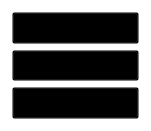
   <widget class="QFrame" name="frame_8">
    <property name="geometry">
     <rect>
      <x>1760</x>
      <y>40</y>
      <width>151</width>
      <height>131</height>
     </rect>
    </property>
    <property name="sizePolicy">
     <sizepolicy hsizetype="Preferred" vsizetype="Preferred">
      <horstretch>0</horstretch>
      <verstretch>0</verstretch>
     </sizepolicy>
    </property>
    <property name="styleSheet">
     <string notr="true">background-color: rgb(0, 0, 0,0);</string>
    </property>
    <property name="frameShape">
     <enum>QFrame::StyledPanel</enum>
    </property>
    <property name="frameShadow">
     <enum>QFrame::Raised</enum>
    </property>
    <layout class="QVBoxLayout" name="verticalLayout_2">
     <item>
      <widget class="QCustomButton" name="toolButton_exit">
       <property name="sizePolicy">
        <sizepolicy hsizetype="Preferred" vsizetype="Preferred">
         <horstretch>0</horstretch>
         <verstretch>0</verstretch>
        </sizepolicy>
       </property>
       <property name="text">
        <string>Thoát</string>
       </property>
      </widget>
     </item>
     <item>
      <widget class="QCustomButton" name="toolButton_setting">
       <property name="sizePolicy">
        <sizepolicy hsizetype="Preferred" vsizetype="Preferred">
         <horstretch>0</horstretch>
         <verstretch>0</verstretch>
        </sizepolicy>
       </property>
       <property name="text">
        <string>Cài đặt</string>
       </property>
      </widget>
     </item>
     <item>
      <widget class="QCustomButton" name="toolButton_setting_2">
       <property name="sizePolicy">
        <sizepolicy hsizetype="Preferred" vsizetype="Preferred">
         <horstretch>0</horstretch>
         <verstretch>0</verstretch>
        </sizepolicy>
       </property>
       <property name="text">
        <string>Cài đặt</string>
       </property>
      </widget>
     </item>
    </layout>
   </widget>
